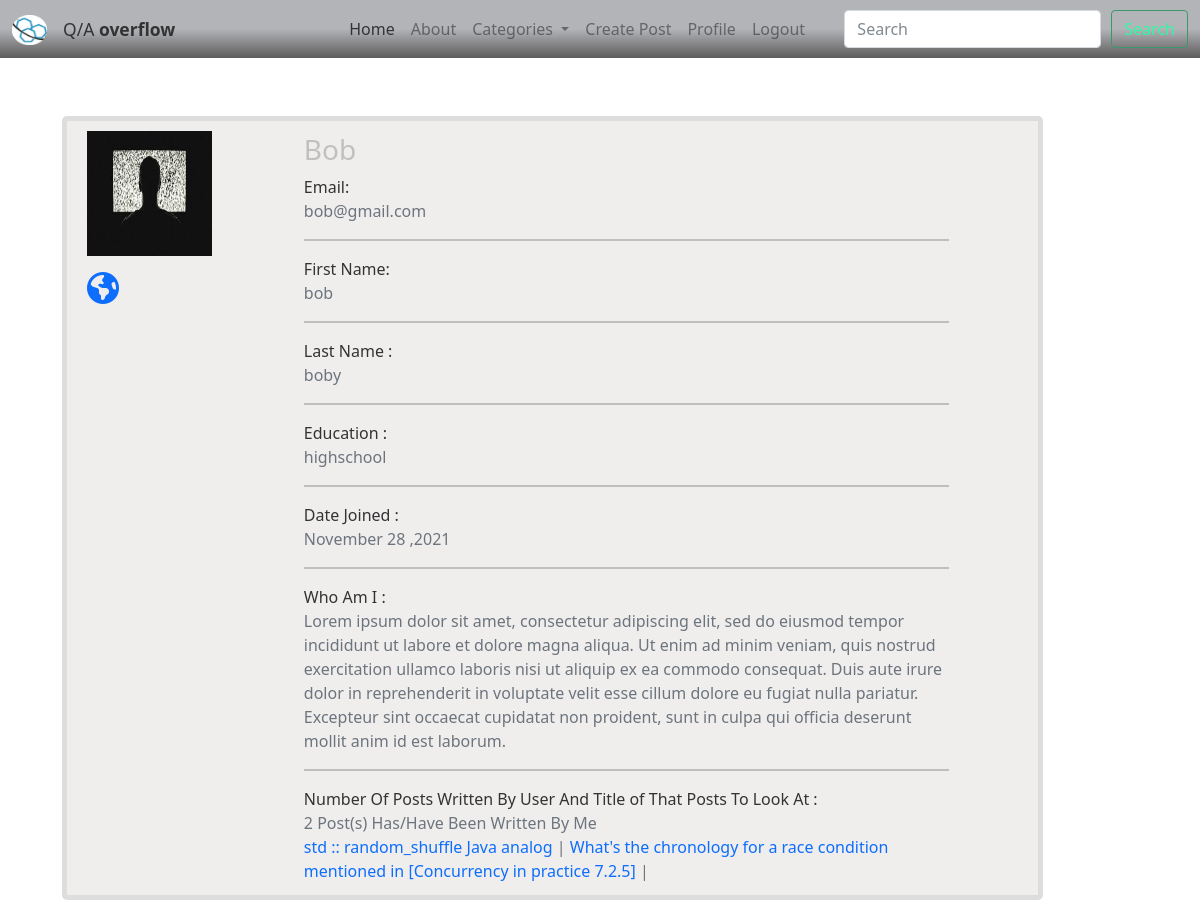
Screenshot of /usr/Bob/ with the database file from the repository.
### user/models.py (models this page shows, shortened)
class Profile(models.Model):
    user = models.OneToOneField(User, on_delete=models.CASCADE)
    bio = models.TextField(blank=True, null=True)
    image = models.ImageField(default='default.jpg', upload_to="profile_img")
    education = models.CharField(max_length=255, blank=True, null=True)
    website_url = models.CharField(max_length=255, blank=True, null=True)
    linkin_url = models.CharField(max_length=255, blank=True, null=True)
    facebook_url = models.CharField(max_length=255, blank=True, null=True)

### blog/models.py (models this page shows, shortened)
class Post(models.Model):
    author = models.ForeignKey(User, on_delete=models.CASCADE)
    title = models.CharField(max_length=150)
    date_posted = models.DateTimeField(default=timezone.now)
    last_modified = models.DateTimeField(auto_now=True)
    category = models.CharField(max_length=150)
    snippet = models.CharField(max_length=500)
    body = models.TextField()
    like = models.ManyToManyField(User, blank=True, related_name="likes")
    dislike = models.ManyToManyField(User, blank=True, related_name="dislikes")
    objects = BlogPostManager()

### blog/views.py (the view)
# urls.py: path('usr/<str:username>/', UserProfileView.as_view(), name="user-profile"),
class UserProfileView(ListView):
    model = User
    template_name = "blog/user_profile.html"
    context_object_name = "user"
    def get_queryset(self):
        user = get_object_or_404(User, username=self.kwargs.get('username'))
        return user
    def get_context_data(self, *args, **kwargs):
        context = super(UserProfileView, self).get_context_data(*args, **kwargs)
        user = get_object_or_404(User, username=self.kwargs.get('username'))
        context['posts'] = Post.objects.filter(author=user.id)
        return context

### blog/custom_context_processor.py (called while the page is built)
def subject_renderer(request):
    return {
       'all_categories': Category.objects.all(),
    }

### blog/models.py (called while the page is built)
    def get_queryset(self):
        return BlogPostQuerySet(self.model, using=self._db)

    def __str__(self):
        return self.name

### blog/templates/blog/user_profile.html (shortened to what this page needs)
{% extends "blog/base.html" %}
{% load crispy_forms_tags%}
{% block content %}
    <div class="content-section" style="display: flex; flex-direction: row;">
    <div class="media">
        <img class=" account-img" src="{{ user.profile.image.url }}">
        <div class="bottom">
            {% if user.profile.website_url %}
                <a href="{{ user.profile.website_url }}">
                    <i class="fas fa-globe-americas fa-2x"></i>
                </a>
            {% endif %}
        </div>
    </div>
    <main style="width: 100%;">
        <div class="row" >
            <div class="col-md-11">
                <div class="media-body" style="margin: 2px; margin-left: 10%;">
                    <h3> {{ user.username }}</h3>
                    Email:
                    <div class="text-secondary">{{ user.email }}</div>
                    <hr style="border-bottom : 2px dashed;">
                    First Name:
                    <div class="text-secondary">{{ user.first_name }}</div>
                    <hr style="border-bottom : 2px dashed;">
                    Last Name :
                    <div class="text-secondary">{{ user.last_name }}</div>
                    <hr style="border-bottom : 2px dashed;">
                    Education :
                    <div class="text-secondary">{{ user.profile.education }}</div>
                    <hr style="border-bottom : 2px dashed;">
                    Date Joined :
                    <div class="text-secondary">{{ user.date_joined| date:"F d ,Y " }}</div>
                    <hr style="border-bottom : 2px dashed;">
                    Who Am I :
                    <div class="text-secondary">{{ user.profile.bio }}</div>
                    <hr style="border-bottom : 2px dashed;">
                    Number Of Posts Written By User And Title of That Posts To Look At :
                    <div class="text-secondary">{{ posts.count }} Post(s) Has/Have Been Written By Me</div>
                    <div class="text-secondary">
                        {% for post in posts %}
                            <a class="linkin_url" style="text-decoration: none;" href="{% url 'post-detail' post.id %}">{{ post.title }}</a> |
                        {% endfor %}
                    </div>
                </div>
            </div>
        </div>
    </main>
    </div>
{% endblock content %}

### blog/static/blog/style.css (style rules this page uses)
body { background: url(../../../media/back1.jpeg) ; color: #333333; }
h1, h2, h3, h4, h5, h6 { color: #c0c0c0; }
.content-section { background: #f0eded; padding: 10px 20px; border: 5px solid #dddddd; border-radius: 5px; margin: 20px; }
.account-img { height: 125px; width: 125px; margin-right: 20px; margin-bottom: 16px; }

### rows the page displays
Post: title "std :: random_shuffle Java analog"
Post: title "What's the chronology for a race condition mentioned in [Concurrency in practice 7.2.5]"

### other values shown
{{ user.username }} "Bob"
{{ user.email }} "bob@gmail.com"
{{ user.first_name }} "bob"
{{ user.last_name }} "boby"
{{ user.profile.education }} "highschool"
{{ user.date_joined| date:"F d ,Y " }} "November 28 ,2021"
{{ posts.count }} "2"
